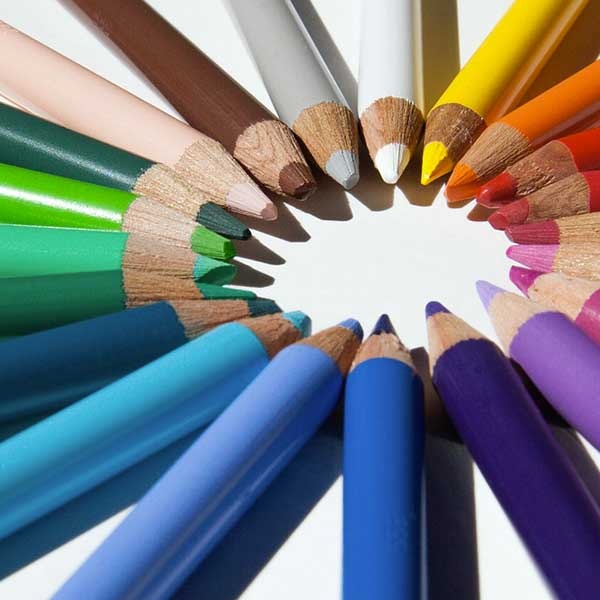
#> input picture course/code/data/color/crayons.jpg, 600 x 600 px; the run also reads 1 picture not shown here
$ python 10_color.py
#> lines starting #> are read from the running program, lines starting #| are printed output that depends on the picture; after the words box and inside, x2 and y2 are one past the last pixel; in counts of white or black regions, pixels touching at a corner belong together
### course/code/cvutils.py
"""Small helpers shared by every lesson script.

Each lesson is a plain Python script:

    python 05_filtering.py            # opens the figures in a window
    python 05_filtering.py --save out # writes the figures to out/ instead

The helpers only deal with loading data and drawing figures, so the computer
vision code in the lessons stays readable.
"""
import argparse
from pathlib import Path

import cv2
import matplotlib
import numpy as np

DATA = Path(__file__).resolve().parent / "data"

_save_dir = None
_prefix = ""


def setup(lesson):
    """Parse the command line. Call once at the top of a lesson script."""
    global _save_dir, _prefix
    parser = argparse.ArgumentParser(description=f"Lesson {lesson}")
    parser.add_argument("--save", metavar="DIR", help="save figures to DIR instead of showing them")
    args = parser.parse_args()
    _prefix = lesson
    if args.save:
        matplotlib.use("Agg")
        _save_dir = Path(args.save)
        _save_dir.mkdir(parents=True, exist_ok=True)
    np.random.seed(0)


def path(name):
    """Absolute path of a file inside the data/ folder."""
    return DATA / name


def imread(name, flags=cv2.IMREAD_COLOR):
    """cv2.imread that fails loudly instead of silently returning None."""
#> called with name = 'color/crayons.jpg', flags = 1
    img = cv2.imread(str(path(name)), flags)
#> img is the input picture: shape (600, 600, 3); mean B, G, R 133.5, 128, 122.9
    if img is None:
        raise FileNotFoundError(f"could not read {path(name)}")
    return img


def _draw(ax, img, title, cmap):
    if img.ndim == 3:
        # OpenCV stores colour images as BGR, Matplotlib expects RGB.
        ax.imshow(cv2.cvtColor(img, cv2.COLOR_BGR2RGB))
    elif img.dtype == np.uint8:
        # Never let Matplotlib stretch the contrast of a uint8 image.
        ax.imshow(img, cmap=cmap, vmin=0, vmax=255)
    elif img.dtype == bool:
        ax.imshow(img, cmap=cmap, vmin=0, vmax=1)
    else:
        ax.imshow(img, cmap=cmap)
    if title:
        ax.set_title(title, fontsize=10)
    ax.axis("off")


# --8<-- [start:show]
def show(name, images, titles=None, cols=None, size=3.4, cmap="gray"):
    """Draw a grid of images. Colour images are assumed to be BGR."""
    import matplotlib.pyplot as plt

    n = len(images)
    cols = cols or n
    rows = (n + cols - 1) // cols
    h, w = images[0].shape[:2]
    cell_h = size * min(max(h / w, 0.3), 1.6)       # follow the aspect ratio of the images
    fig, axes = plt.subplots(rows, cols, figsize=(size * cols, (cell_h + 0.35) * rows), squeeze=False)
    for i, ax in enumerate(axes.flat):
        if i < n:
            _draw(ax, images[i], titles[i] if titles else None, cmap)
        else:
            ax.axis("off")
    finish(name, fig)
# --8<-- [end:show]


def figure(cols=1, rows=1, size=(4.2, 3.2)):
    """Create a figure for custom plots (histograms, curves, 3-D...)."""
    import matplotlib.pyplot as plt

    return plt.subplots(rows, cols, figsize=(size[0] * cols, size[1] * rows), squeeze=False)


def finish(name, fig):
    """Save the figure (with --save) or show it."""
    import matplotlib.pyplot as plt

    fig.tight_layout()
    if _save_dir is not None:
        out = _save_dir / f"{_prefix}-{name}.webp"
        fig.savefig(out, dpi=110, pil_kwargs={"quality": 82})
        print(f"saved {out}")
        plt.close(fig)
    else:
        plt.show()

### course/code/10_color.py
"""Lesson 10 - Colour spaces (CMYK, YUV, HSV) and colour segmentation."""
import cv2
import numpy as np

import cvutils as U

U.setup("10")

bgr = U.imread("color/crayons.jpg")
rgb = cv2.cvtColor(bgr, cv2.COLOR_BGR2RGB)


# --8<-- [start:cmyk]
def rgb_to_cmyk(rgb):
    x = rgb.astype(np.float32) / 255
    k = 1 - x.max(axis=2)
    denom = np.where(k < 1, 1 - k, 1)                 # avoid 0/0 on pure black pixels
    c, m, y = [(1 - x[..., i] - k) / denom for i in range(3)]
    return np.dstack([c, m, y, k])                    # floats in [0, 1]


def cmyk_to_rgb(cmyk):
    c, m, y, k = np.moveaxis(cmyk, 2, 0)
    rgb = np.dstack([(1 - c) * (1 - k), (1 - m) * (1 - k), (1 - y) * (1 - k)])
    return np.round(rgb * 255).astype(np.uint8)
# --8<-- [end:cmyk]
# Note: many references (and the TP statement) write c = 1 - r - k. That is the
# "under-colour removal" before normalising; dividing by (1 - k) gives the usual CMYK.

cmyk = rgb_to_cmyk(rgb)
print("CMYK round trip max error:", np.abs(cmyk_to_rgb(cmyk).astype(int) - rgb).max())
#| CMYK round trip max error: 0


def ink(channel, color):
    """Show one ink on white paper: subtract it from a white sheet."""
#> called with color = (0, 1, 1)
    paper = np.ones(channel.shape + (3,), np.float32)
    paper -= channel[..., None] * (1 - np.array(color, np.float32))
    return cv2.cvtColor((paper * 255).astype(np.uint8), cv2.COLOR_RGB2BGR)
#> returned value: shape (600, 600, 3)


U.show("cmyk", [ink(cmyk[..., 0], (0, 1, 1)), ink(cmyk[..., 1], (1, 0, 1)),
                ink(cmyk[..., 2], (1, 1, 0)), ink(cmyk[..., 3], (0, 0, 0))],
       ["Cyan ink", "Magenta ink", "Yellow ink", "blacK ink"], cols=4, size=3)
#> in ink (call 2), `paper = np.ones(channel.shape + (3,), np.float32)`: paper: shape (600, 600, 3) float32; every value is 1
#> call 3 of ink, with color = (1, 1, 0)
#> in ink (call 3), `paper -= channel[..., None] * (1 - np.array(color, np.float32))`:
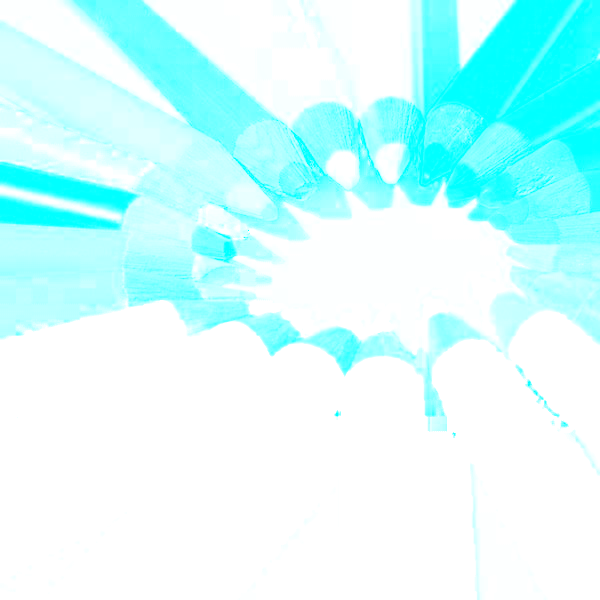
#> paper: shape (600, 600, 3) float32; mean of channels 0, 1, 2 1, 1, 0.813; drawn as B, G, R
#> in show, `n = len(images)`: n = 4
#> in show, `rows = (n + cols - 1) // cols`: rows = 1
#> the loop in show, `for i, ax in enumerate(axes.flat):` made 4 passes


# --8<-- [start:yuv]
def rgb_to_yuv(rgb):
    x = rgb.astype(np.float32) / 255
    r, g, b = x[..., 0], x[..., 1], x[..., 2]
    y = 0.299 * r + 0.587 * g + 0.114 * b     # luma: what a black-and-white TV shows
    u = 0.492 * (b - y)                       # blue-difference chroma, in [-0.436, 0.436]
    v = 0.877 * (r - y)                       # red-difference chroma, in [-0.615, 0.615]
    return np.dstack([y, u, v])
#> `yuv_cv = cv2.cvtColor(rgb, cv2.COLOR_RGB2YUV)`: yuv_cv: shape (600, 600, 3); mean of channels 0, 1, 2 127.1, 131.1, 124.2
#| Y: max |ours*255 - OpenCV| = 0.5


def yuv_to_rgb(yuv):
    y, u, v = yuv[..., 0], yuv[..., 1], yuv[..., 2]
    r = y + 1.140 * v
    g = y - 0.395 * u - 0.581 * v
    b = y + 2.032 * u
    return np.clip(np.round(np.dstack([r, g, b]) * 255), 0, 255).astype(np.uint8)
# --8<-- [end:yuv]

yuv = rgb_to_yuv(rgb)
yuv_cv = cv2.cvtColor(rgb, cv2.COLOR_RGB2YUV)     # uint8, U and V offset by 128
print("Y: max |ours*255 - OpenCV| =", np.abs(yuv[..., 0] * 255 - yuv_cv[..., 0]).max().round(2))
print("YUV round trip max error:", np.abs(yuv_to_rgb(yuv).astype(int) - rgb).max())
#| YUV round trip max error: 0

fig, axes = U.figure(3, 1, size=(3.2, 3.2))
for ax, ch, t, lim in zip(axes[0], range(3), ["Y  [0, 1]", "U  [-0.44, 0.44]", "V  [-0.62, 0.62]"],
                          [(0, 1), (-.44, .44), (-.62, .62)]):
    ax.imshow(yuv[..., ch], cmap="gray" if ch == 0 else "coolwarm", vmin=lim[0], vmax=lim[1])
    ax.set_title(t, fontsize=10)
    ax.axis("off")
U.finish("yuv", fig)


# --8<-- [start:hsv]
def rgb_to_hsv(rgb):
    """H in [0, 180) (degrees / 2, fits in uint8), S and V in [0, 255], like OpenCV."""
    x = rgb.astype(np.float32) / 255
    r, g, b = x[..., 0], x[..., 1], x[..., 2]
    mx, mn = x.max(axis=2), x.min(axis=2)
    delta = mx - mn
    safe = np.where(delta == 0, 1, delta)
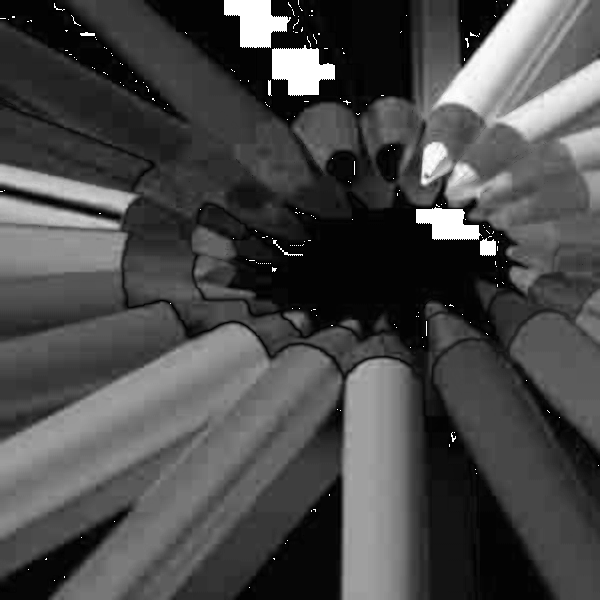
#> safe: shape (600, 600) float32; min 0.00392, max 1, mean 0.29
    h = np.zeros_like(mx)
    h = np.where(mx == r, (60 * (g - b) / safe) % 360, h)
    h = np.where(mx == g, 60 * (b - r) / safe + 120, h)
    h = np.where(mx == b, 60 * (r - g) / safe + 240, h)
    h = np.where(delta == 0, 0, h)                         # gray: hue undefined, use 0
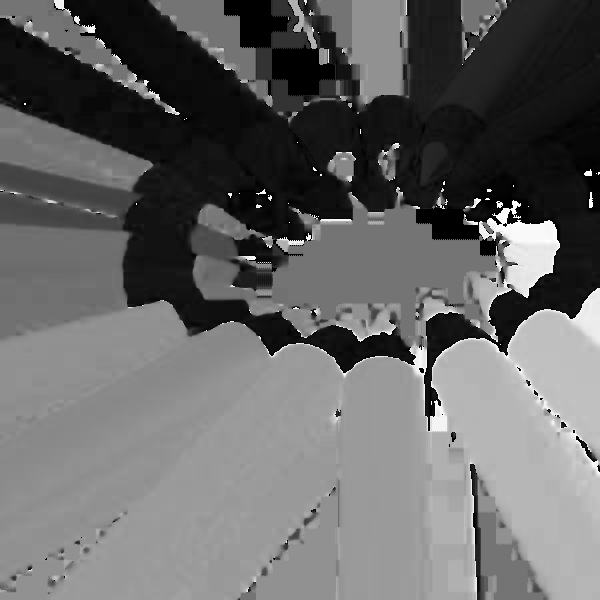
#> h: shape (600, 600) float32; min 0, max 359.6, mean 145.1; drawn with min black and max white
    s = np.where(mx == 0, 0, delta / np.where(mx == 0, 1, mx))
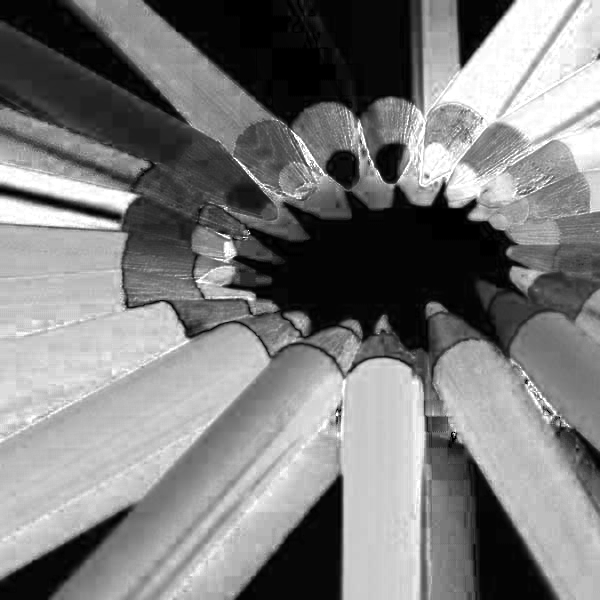
#> s: shape (600, 600) float32; min 0, max 1, mean 0.489
    return np.dstack([h / 2, s * 255, mx * 255]).round().astype(np.uint8)
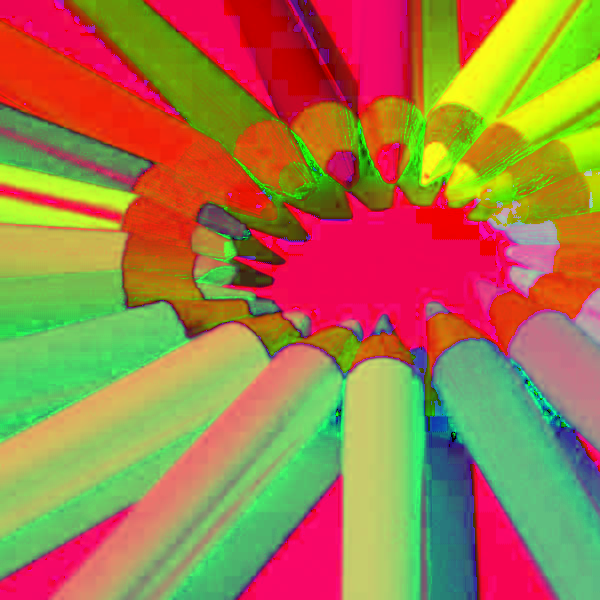
#> returned value: shape (600, 600, 3); mean of channels 0, 1, 2 72.5, 124.7, 163.4; drawn as B, G, R
# --8<-- [end:hsv]

hsv = rgb_to_hsv(rgb)
hsv_cv = cv2.cvtColor(bgr, cv2.COLOR_BGR2HSV)
#> hsv_cv: shape (600, 600, 3); mean H, S, V 72.5, 124.7, 163.4
diff = np.abs(hsv.astype(int) - hsv_cv)
#> diff: shape (600, 600, 3) int64; mean of channels 0, 1, 2 0.2, 0, 0
diff[..., 0] = np.minimum(diff[..., 0], 180 - diff[..., 0])   # hue is circular
#> diff: shape (600, 600, 3) int64; mean of channels 0, 1, 2 0.0879, 0.0109, 0
print("HSV vs OpenCV, max abs diff per channel:", diff.reshape(-1, 3).max(axis=0))
#| HSV vs OpenCV, max abs diff per channel: [1 1 0]

U.show("hsv", [hsv[..., 0], hsv[..., 1], hsv[..., 2]], ["H (0-179)", "S (0-255)", "V (0-255)"], size=3.2)
#> the loop in show (call 2), `for i, ax in enumerate(axes.flat):` made 3 passes

fig, axes = U.figure(1, 1, size=(4.2, 4.2))
ax = axes[0, 0]
sub = hsv_cv[::3, ::3].reshape(-1, 3).astype(np.float32)
keep = sub[:, 2] > 100
angle = np.deg2rad(sub[keep, 0] * 2)
radius = sub[keep, 1] / 255 * sub[keep, 2] / 255
ax.scatter(radius * np.cos(angle), radius * np.sin(angle), s=2,
           c=rgb[::3, ::3].reshape(-1, 3)[keep] / 255)
ax.add_patch(__import__("matplotlib").patches.Circle((0, 0), 1, fill=False))
ax.set_aspect("equal")
ax.set_xlim(-1.05, 1.05)
ax.set_ylim(-1.05, 1.05)
ax.set_title("pixels in the HSV disc (angle = H, radius = S·V)", fontsize=9)
ax.axis("off")
U.finish("hsv-disc", fig)
#> call 4 of finish, with name = 'hsv-disc'
#> in finish (call 4), `plt.show()`:
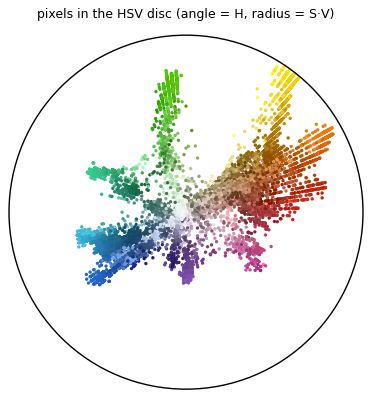
#> figure drawn by matplotlib, 1 panel

# --8<-- [start:recolor]
hsv = cv2.cvtColor(bgr, cv2.COLOR_BGR2HSV)
# Yellow sits in a narrow hue band (~35-65 degrees, i.e. 17-33 in OpenCV units),
# whatever its brightness. Saturation and value thresholds drop the white paper.
yellow = cv2.inRange(hsv, (18, 120, 100), (34, 255, 255))
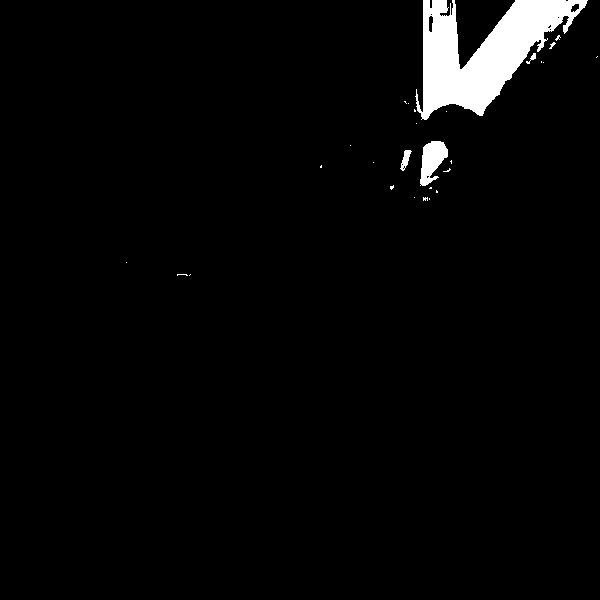
#> yellow: shape (600, 600); 3% white; 28 white regions (23 under 20 px), largest, box (x1, y1, x2, y2) and area: (415, 0, 588, 120) 9753, (420, 141, 448, 186) 781, (400, 150, 412, 171) 120, (526, 53, 536, 64) 40, (549, 42, 556, 49) 21

recolored = hsv.copy()
recolored[..., 0][yellow > 0] = 60           # 120 degrees / 2: green. S and V untouched,
recolored = cv2.cvtColor(recolored, cv2.COLOR_HSV2BGR)  # so the shading still looks natural

rotated = hsv.copy()
rotated[..., 0] = (rotated[..., 0].astype(int) + 60) % 180   # rotate *every* hue by 120 degrees
rotated = cv2.cvtColor(rotated, cv2.COLOR_HSV2BGR)

# Red wraps around 0 degrees, so it needs two ranges:
red = cv2.inRange(hsv, (0, 120, 70), (8, 255, 255)) | cv2.inRange(hsv, (170, 120, 70), (179, 255, 255))
# --8<-- [end:recolor]
U.show("recolor", [bgr, yellow, recolored, rotated],
       ["input", "yellow mask: H in [18, 34]", "yellow hue → green", "all hues + 120°"], cols=4, size=3)

# --8<-- [start:track]
car = U.imread("color/toy_car.jpg")
car_hsv = cv2.cvtColor(car, cv2.COLOR_BGR2HSV)
# The pale car (S ~ 40) is hard to threshold, the saturated red background (S ~ 135) is easy:
# segment the background and invert.
background = cv2.inRange(car_hsv, (0, 80, 80), (12, 255, 255)) | \
             cv2.inRange(car_hsv, (168, 80, 80), (179, 255, 255))
mask = cv2.bitwise_not(background)
mask = cv2.morphologyEx(mask, cv2.MORPH_OPEN, np.ones((5, 5), np.uint8))

# keep the largest blob and fill its holes (windows, reflections)
n, labels, stats, _ = cv2.connectedComponentsWithStats(mask)
#> n = 2; stats = [[0, 0, 737, 490, 341180], [392, 185, 210, 136, 19950]]
largest = 1 + np.argmax(stats[1:, cv2.CC_STAT_AREA])
#> largest = 1
mask = np.where(labels == largest, 255, 0).astype(np.uint8)
mask = cv2.morphologyEx(mask, cv2.MORPH_CLOSE, cv2.getStructuringElement(cv2.MORPH_ELLIPSE, (15, 15)))

m = cv2.moments(mask, binaryImage=True)
#> m = moments, m00 20074, centre m10/m00, m01/m00 = (497, 253.1)
cx, cy = m["m10"] / m["m00"], m["m01"] / m["m00"]                   # centre of mass
#> cx = 497; cy = 253.1
x, y, w, h = cv2.boundingRect(mask)
#> x = 392; y = 185; w = 210; h = 136
# --8<-- [end:track]
print(f"car centroid: ({cx:.0f}, {cy:.0f}), box {w}x{h}")
#| car centroid: (497, 253), box 210x136
vis = car.copy()
cv2.rectangle(vis, (x, y), (x + w, y + h), (0, 255, 0), 2)
cv2.drawMarker(vis, (int(cx), int(cy)), (255, 255, 255), cv2.MARKER_CROSS, 20, 3)
U.show("track", [background, mask, vis], ["red background (two hue ranges)", "NOT background, cleaned",
                                          "centroid + bounding box"], size=3.6)
